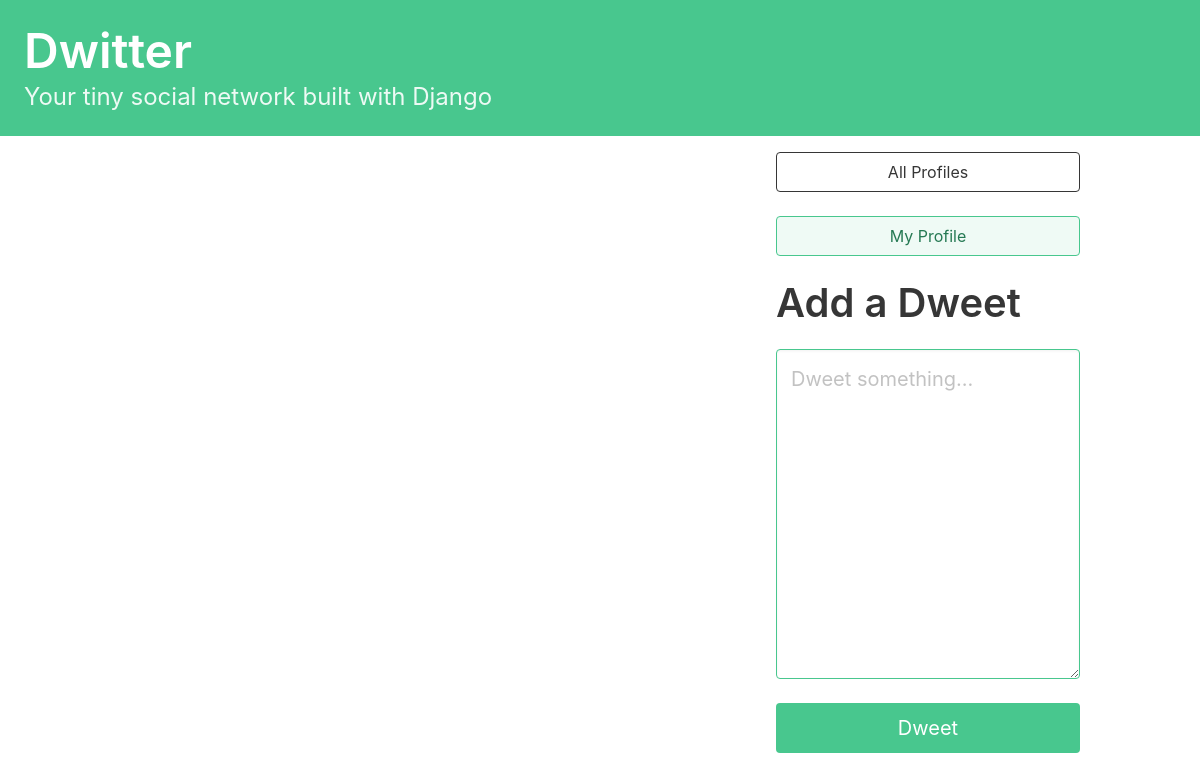
Before: / (signed in) with the older database file.
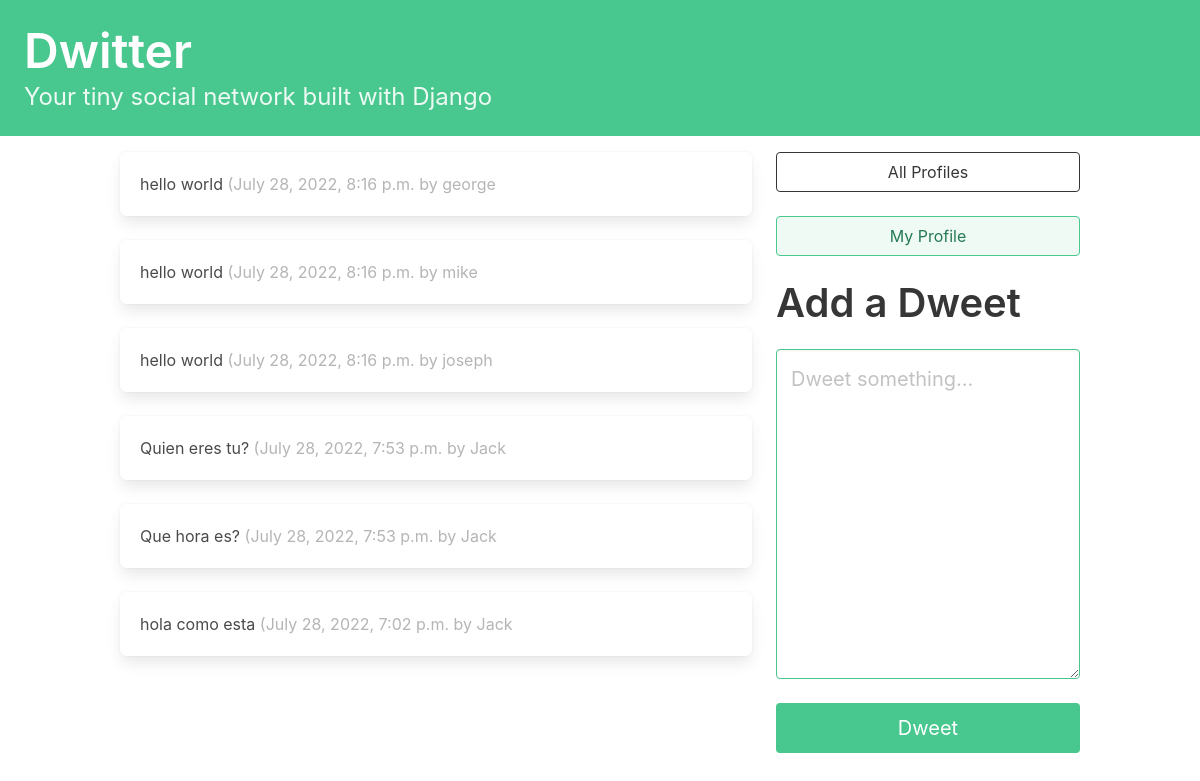
After: the same page with the newer database file.
### dwitter/models.py (models this page shows, shortened)
class Dweet(models.Model):
    user = models.ForeignKey(
        User, related_name = "dweets", on_delete=models.DO_NOTHING
    )
    body = models.CharField(max_length=140)
    created_at = models.DateTimeField(auto_now_add=True)

### dwitter/views.py (the view)
# urls.py: path("", dashboard, name="dashboard"),
def dashboard(request):
    form = DweetForm(request.POST or None)
    if request.method == "POST":
        if form.is_valid():
            dweet = form.save(commit=False)
            dweet.user = request.user
            dweet.save()
            return redirect("dwitter:dashboard")
    followed_dweets = Dweet.objects.filter(
        user__profile__in=request.user.profile.follows.all()
    ).order_by("-created_at")
    return render(
        request,
        "dwitter/dashboard.html",
        {"form": form, "dweets": followed_dweets},
    )

### dwitter/forms.py
class DweetForm(forms.ModelForm):
    body = forms.CharField(
        required=True,
        widget = forms.widgets.Textarea(
            attrs={
                "placeholder": "Dweet something...",
                "class": "textarea is-success is-medium",
            }
        ),
        label ="",
        )
    class Meta:
        model = Dweet
        exclude  = ("user", )

### dwitter/templates/dwitter/dashboard.html (shortened to what this page needs)
{% extends 'base.html' %}
{% block content %}
<div class="column">
    {% for dweet in dweets %}
    <div class="box">
        {{dweet.body}}
        <span class="is-small has-text-grey-light">
            ({{ dweet.created_at }} by {{ dweet.user.username }}
        </span>
    </div>
    {% endfor %}
</div>
<div class="column is-one-third">
    <div class="block">
        <a href="{% url 'dwitter:profile_list' %}">
            <button class="button is-dark is-outlined is-fullwidth">
                All Profiles
            </button>
        </a>
    </div>
    <div class="block">
        <a href="{% url 'dwitter:profile' request.user.profile.id %}">
            <button class="button is-success is-light is-outlined is-fullwidth">
                My Profile
            </button>
        </a>
    </div>
    <div class="block">
        <div class="block">
            <h2 class="title is-2"> Add a Dweet</h2>
        </div>
        <div class="block">
            <form method="post">
                {{ form.as_p}}
                <button class="button is-success is-fullwidth is-medium mt-5" type="submit">
                    Dweet
                </button>
            </form>
        </div>
    </div>
{% endblock content %}

Changed rows visible on the page:
added Dweet: body "hello world", created_at "July 28, 2022, 8:16 p.m.", user.username "george"
added Dweet: body "hello world", created_at "July 28, 2022, 8:16 p.m.", user.username "mike"
added Dweet: body "hello world", created_at "July 28, 2022, 8:16 p.m.", user.username "joseph"
added Dweet: body "Quien eres tu?", created_at "July 28, 2022, 7:53 p.m.", user.username "Jack"
added Dweet: body "Que hora es?", created_at "July 28, 2022, 7:53 p.m.", user.username "Jack"
added Dweet: body "hola como esta", created_at "July 28, 2022, 7:02 p.m.", user.username "Jack"
